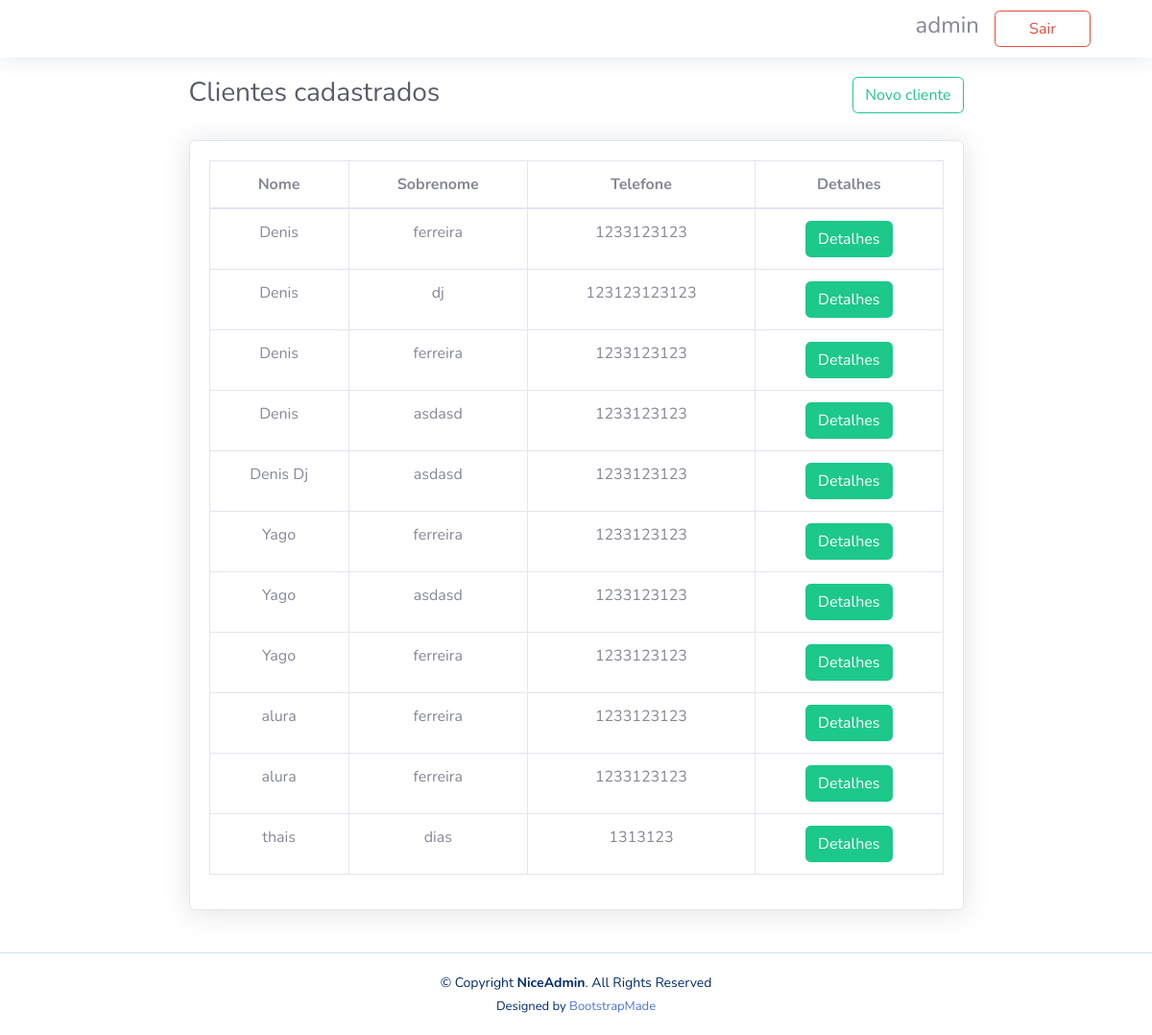
The app's page /clientes/ (signed in) with its own data.
### apps/cadastro_clientes/models.py (models this page shows, shortened)
class Cliente(models.Model):
    nome = models.CharField(max_length=20, blank=False, null=False)
    sobrenome = models.CharField(max_length=50, blank=False, null=False)
    telefone = models.CharField(max_length=15, blank=False, null=False)
    endereco = models.CharField(max_length=50)
    class Meta:
        ordering = ['nome']

### apps/cadastro_clientes/views.py (the view)
# urls.py: path('', views.Clientes, name='clientes'),
@login_required(login_url='/auth/')
def Clientes(request):
    username = request.user
    clientes_cadastrados = Cliente.objects.all()
    context = {
        'username': username,
        'clientes_cadastrados': clientes_cadastrados,
    }
    return render(request, 'cadastro_clientes/clientes.html', context)

### templates/cadastro_clientes/clientes.html (shortened to what this page needs)
<!DOCTYPE html>
<html lang="en">
{% load static %}
<head>
  <link href="{% static 'base/assets/vendor/bootstrap/css/bootstrap.min.css' %}" rel="stylesheet">
  <link href="{% static 'base/assets/vendor/bootstrap-icons/bootstrap-icons.css' %}" rel="stylesheet">
  <link href="{% static 'base/assets/vendor/quill/quill.snow.css' %}" rel="stylesheet">
  <link href="{% static 'base/assets/vendor/quill/quill.bubble.css' %}" rel="stylesheet">
  <link rel="stylesheet" type="text/css" href="https://cdn.datatables.net/1.13.1/css/jquery.dataTables.css">
  <link href="{% static 'home/assets/css/style.css' %}" rel="stylesheet">
</head>
<body>
  <header id="header" class="header fixed-top d-flex align-items-center">
    {% include 'base/_partials/navbar.html' %}
  </header>
    <main id="main" class="main">
        {% include 'cadastro_clientes/_partials/data_table.html'%}
    </main>
  <footer id="footer" class="footer">
    <div class="copyright">
      &copy; Copyright <strong><span>NiceAdmin</span></strong>. All Rights Reserved
    </div>
    <div class="credits">
      Designed by <a href="https://bootstrapmade.com/">BootstrapMade</a>
    </div>
  </footer>
</body>
</html>

### templates/base/_partials/navbar.html
<nav class="header-nav ms-auto">
    <ul class="d-flex align-items-center">
      <li class="nav-item pe-3">
        <h4>{{username}}</h4>
      </li>
      <li class="nav-item pe-3">
        <button class="btn btn-outline-danger mr-5" style="width: 100px;" onclick="deseja_sair()">Sair</button>
      </li>
    </ul>
</nav>

### templates/cadastro_clientes/_partials/data_table.html (shortened to what this page needs)
<!DOCTYPE html>
<html lang="en">
{% load static %}
    <head>
        <link href="{% static 'base/assets/vendor/fontawesome-free/css/all.min.css' %}" rel="stylesheet" type="text/css">
        <link href="{% static 'base/assets/css/sb-admin-2.min.css' %}" rel="stylesheet">
        <link href="{% static 'base/assets/vendor/datatables/dataTables.bootstrap4.min.css' %}" rel="stylesheet">
    </head>
    <body>
        <div class="container-fluid w-75">
            <div class="d-flex justify-content-between mb-4">
                <h1 class="h3 mb-2 text-gray-800 ">Clientes cadastrados</h1>
                <a href="{% url 'novo_cliente' %}"><button class="btn btn-outline-success">Novo cliente</button></a>
            </div>
            <div class="card shadow mb-4 " style="margin: 0 auto;">
                <div class="card-body">
                    <div class="table-responsive">
                        <table class="table table-bordered" id="dataTable" width="100%" cellspacing="0">
                            <thead>
                                <tr>
                                    <th class="text-center">Nome</th>
                                    <th class="text-center">Sobrenome</th>
                                    <th class="text-center">Telefone</th>
                                    <th class="text-center">Detalhes</th>
                                </tr>
                            </thead>
                            <tbody>
                            {% for cliente in clientes_cadastrados %}
                                <tr>
                                    <td class="text-center">{{cliente.nome}}</td>
                                    <td class="text-center">{{cliente.sobrenome}}</td>
                                    <td class="text-center">{{cliente.telefone}}</td>
                                    <td class="text-center"><button class="btn btn-success text-white">Detalhes</button></td>
                                </tr>
                            {% endfor %}
                            </tbody>
                        </table>
                    </div>
                </div>
            </div>
        </div>
    </body>
</html>

### static/home/assets/css/style.css (style rules this page uses)
:root { scroll-behavior: smooth; }
body { font-family: "Open Sans", sans-serif; background: #f6f9ff; color: #444444; }
a { color: #4154f1; text-decoration: none; }
h1, h2, h3, h4, h5, h6 { font-family: "Nunito", sans-serif; }
#main { margin-top: 60px; padding: 20px 30px; transition: all 0.3s; }
.card { margin-bottom: 30px; border: none; border-radius: 5px; box-shadow: 0px 0 30px rgba(1, 41, 112, 0.1); }
.card-body { padding: 0 20px 20px 20px; }
.header { transition: all 0.5s; z-index: 997; height: 60px; box-shadow: 0px 2px 20px rgba(1, 41, 112, 0.1); background-color: #fff; padding-left: 20px; }
.header-nav ul { list-style: none; }
.header-nav>ul { margin: 0; padding: 0; }
.footer { padding: 20px 0; font-size: 14px; transition: all 0.3s; border-top: 1px solid #cddfff; }
.footer .copyright { text-align: center; color: #012970; }
.footer .credits { padding-top: 5px; text-align: center; font-size: 13px; color: #012970; }

### records on screen
Cliente: nome "Denis", sobrenome "ferreira", telefone "1233123123"
Cliente: nome "Denis", sobrenome "dj", telefone "123123123123"
Cliente: nome "Denis", sobrenome "ferreira", telefone "1233123123"
Cliente: nome "Denis", sobrenome "asdasd", telefone "1233123123"
Cliente: nome "Denis Dj", sobrenome "asdasd", telefone "1233123123"
Cliente: nome "Yago", sobrenome "ferreira", telefone "1233123123"
Cliente: nome "Yago", sobrenome "asdasd", telefone "1233123123"
Cliente: nome "Yago", sobrenome "ferreira", telefone "1233123123"
Cliente: nome "alura", sobrenome "ferreira", telefone "1233123123"
Cliente: nome "alura", sobrenome "ferreira", telefone "1233123123"
Cliente: nome "thais", sobrenome "dias", telefone "1313123"

### other values on screen
{{ username }} "admin"
